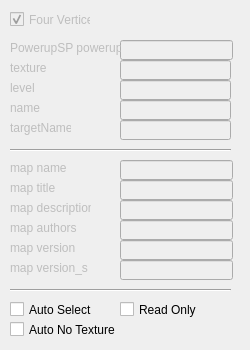
<ui version="4.0" >
 <class>PropertiesDialog</class>
 <widget class="QDialog" name="PropertiesDialog" >
  <property name="windowModality" >
   <enum>Qt::NonModal</enum>
  </property>
  <property name="geometry" >
   <rect>
    <x>0</x>
    <y>0</y>
    <width>250</width>
    <height>350</height>
   </rect>
  </property>
  <property name="cursor" >
   <cursorShape>SizeAllCursor</cursorShape>
  </property>
  <property name="windowTitle" >
   <string>Properties</string>
  </property>
  <property name="modal" >
   <bool>true</bool>
  </property>
  <widget class="QCheckBox" name="fourVertices" >
   <property name="enabled" >
    <bool>false</bool>
   </property>
   <property name="geometry" >
    <rect>
     <x>10</x>
     <y>10</y>
     <width>81</width>
     <height>19</height>
    </rect>
   </property>
   <property name="cursor" >
    <cursorShape>UpArrowCursor</cursorShape>
   </property>
   <property name="text" >
    <string>Four Vertices</string>
   </property>
   <property name="checked" >
    <bool>true</bool>
   </property>
   <property name="tristate" >
    <bool>false</bool>
   </property>
  </widget>
  <widget class="QLineEdit" name="powerups" >
   <property name="enabled" >
    <bool>false</bool>
   </property>
   <property name="geometry" >
    <rect>
     <x>120</x>
     <y>40</y>
     <width>113</width>
     <height>20</height>
    </rect>
   </property>
  </widget>
  <widget class="QLabel" name="powerupsLabel" >
   <property name="enabled" >
    <bool>false</bool>
   </property>
   <property name="geometry" >
    <rect>
     <x>10</x>
     <y>40</y>
     <width>111</width>
     <height>16</height>
    </rect>
   </property>
   <property name="cursor" >
    <cursorShape>SizeAllCursor</cursorShape>
   </property>
   <property name="text" >
    <string>PowerupSP powerups</string>
   </property>
  </widget>
  <widget class="QLineEdit" name="texture" >
   <property name="enabled" >
    <bool>false</bool>
   </property>
   <property name="geometry" >
    <rect>
     <x>120</x>
     <y>60</y>
     <width>111</width>
     <height>20</height>
    </rect>
   </property>
  </widget>
  <widget class="QLabel" name="mapnameLabel" >
   <property name="enabled" >
    <bool>false</bool>
   </property>
   <property name="geometry" >
    <rect>
     <x>10</x>
     <y>160</y>
     <width>81</width>
     <height>16</height>
    </rect>
   </property>
   <property name="cursor" >
    <cursorShape>SizeAllCursor</cursorShape>
   </property>
   <property name="text" >
    <string>map name</string>
   </property>
  </widget>
  <widget class="QLabel" name="maptitleLabel" >
   <property name="enabled" >
    <bool>false</bool>
   </property>
   <property name="geometry" >
    <rect>
     <x>10</x>
     <y>180</y>
     <width>81</width>
     <height>16</height>
    </rect>
   </property>
   <property name="cursor" >
    <cursorShape>SizeAllCursor</cursorShape>
   </property>
   <property name="text" >
    <string>map title</string>
   </property>
  </widget>
  <widget class="QLabel" name="mapdescriptionLabel" >
   <property name="enabled" >
    <bool>false</bool>
   </property>
   <property name="geometry" >
    <rect>
     <x>10</x>
     <y>200</y>
     <width>81</width>
     <height>16</height>
    </rect>
   </property>
   <property name="cursor" >
    <cursorShape>SizeAllCursor</cursorShape>
   </property>
   <property name="text" >
    <string>map description</string>
   </property>
  </widget>
  <widget class="QLabel" name="mapauthorsLabel" >
   <property name="enabled" >
    <bool>false</bool>
   </property>
   <property name="geometry" >
    <rect>
     <x>10</x>
     <y>220</y>
     <width>81</width>
     <height>16</height>
    </rect>
   </property>
   <property name="cursor" >
    <cursorShape>SizeAllCursor</cursorShape>
   </property>
   <property name="text" >
    <string>map authors</string>
   </property>
  </widget>
  <widget class="QLabel" name="mapversionsLabel" >
   <property name="enabled" >
    <bool>false</bool>
   </property>
   <property name="geometry" >
    <rect>
     <x>10</x>
     <y>260</y>
     <width>81</width>
     <height>16</height>
    </rect>
   </property>
   <property name="cursor" >
    <cursorShape>SizeAllCursor</cursorShape>
   </property>
   <property name="text" >
    <string>map version_s</string>
   </property>
  </widget>
  <widget class="QLineEdit" name="mapname" >
   <property name="enabled" >
    <bool>false</bool>
   </property>
   <property name="geometry" >
    <rect>
     <x>120</x>
     <y>160</y>
     <width>113</width>
     <height>20</height>
    </rect>
   </property>
  </widget>
  <widget class="QLineEdit" name="maptitle" >
   <property name="enabled" >
    <bool>false</bool>
   </property>
   <property name="geometry" >
    <rect>
     <x>120</x>
     <y>180</y>
     <width>113</width>
     <height>20</height>
    </rect>
   </property>
  </widget>
  <widget class="QLineEdit" name="mapdescription" >
   <property name="enabled" >
    <bool>false</bool>
   </property>
   <property name="geometry" >
    <rect>
     <x>120</x>
     <y>200</y>
     <width>113</width>
     <height>20</height>
    </rect>
   </property>
  </widget>
  <widget class="QLineEdit" name="mapauthors" >
   <property name="enabled" >
    <bool>false</bool>
   </property>
   <property name="geometry" >
    <rect>
     <x>120</x>
     <y>220</y>
     <width>113</width>
     <height>20</height>
    </rect>
   </property>
  </widget>
  <widget class="QLineEdit" name="mapversions" >
   <property name="enabled" >
    <bool>false</bool>
   </property>
   <property name="geometry" >
    <rect>
     <x>120</x>
     <y>260</y>
     <width>113</width>
     <height>20</height>
    </rect>
   </property>
  </widget>
  <widget class="Line" name="configLine" >
   <property name="geometry" >
    <rect>
     <x>10</x>
     <y>280</y>
     <width>221</width>
     <height>20</height>
    </rect>
   </property>
   <property name="orientation" >
    <enum>Qt::Horizontal</enum>
   </property>
  </widget>
  <widget class="QCheckBox" name="autoselect" >
   <property name="enabled" >
    <bool>true</bool>
   </property>
   <property name="geometry" >
    <rect>
     <x>10</x>
     <y>300</y>
     <width>131</width>
     <height>19</height>
    </rect>
   </property>
   <property name="cursor" >
    <cursorShape>UpArrowCursor</cursorShape>
   </property>
   <property name="text" >
    <string>Auto Select</string>
   </property>
   <property name="checked" >
    <bool>false</bool>
   </property>
   <property name="tristate" >
    <bool>false</bool>
   </property>
  </widget>
  <widget class="QCheckBox" name="nomodify" >
   <property name="enabled" >
    <bool>true</bool>
   </property>
   <property name="geometry" >
    <rect>
     <x>120</x>
     <y>300</y>
     <width>131</width>
     <height>19</height>
    </rect>
   </property>
   <property name="cursor" >
    <cursorShape>UpArrowCursor</cursorShape>
   </property>
   <property name="text" >
    <string>Read Only</string>
   </property>
   <property name="checked" >
    <bool>false</bool>
   </property>
   <property name="tristate" >
    <bool>false</bool>
   </property>
  </widget>
  <widget class="QCheckBox" name="autonotexture" >
   <property name="enabled" >
    <bool>true</bool>
   </property>
   <property name="geometry" >
    <rect>
     <x>10</x>
     <y>320</y>
     <width>131</width>
     <height>19</height>
    </rect>
   </property>
   <property name="cursor" >
    <cursorShape>UpArrowCursor</cursorShape>
   </property>
   <property name="text" >
    <string>Auto No Texture</string>
   </property>
   <property name="checked" >
    <bool>false</bool>
   </property>
   <property name="tristate" >
    <bool>false</bool>
   </property>
  </widget>
  <widget class="QLabel" name="textureLabel" >
   <property name="enabled" >
    <bool>false</bool>
   </property>
   <property name="geometry" >
    <rect>
     <x>10</x>
     <y>60</y>
     <width>41</width>
     <height>16</height>
    </rect>
   </property>
   <property name="cursor" >
    <cursorShape>SizeAllCursor</cursorShape>
   </property>
   <property name="text" >
    <string>texture</string>
   </property>
  </widget>
  <widget class="QLineEdit" name="level" >
   <property name="enabled" >
    <bool>false</bool>
   </property>
   <property name="geometry" >
    <rect>
     <x>120</x>
     <y>80</y>
     <width>111</width>
     <height>20</height>
    </rect>
   </property>
  </widget>
  <widget class="QLabel" name="levelLabel" >
   <property name="enabled" >
    <bool>false</bool>
   </property>
   <property name="geometry" >
    <rect>
     <x>10</x>
     <y>80</y>
     <width>41</width>
     <height>16</height>
    </rect>
   </property>
   <property name="cursor" >
    <cursorShape>SizeAllCursor</cursorShape>
   </property>
   <property name="text" >
    <string>level</string>
   </property>
  </widget>
  <widget class="QLabel" name="mapversionLabel" >
   <property name="enabled" >
    <bool>false</bool>
   </property>
   <property name="geometry" >
    <rect>
     <x>10</x>
     <y>240</y>
     <width>81</width>
     <height>16</height>
    </rect>
   </property>
   <property name="cursor" >
    <cursorShape>SizeAllCursor</cursorShape>
   </property>
   <property name="text" >
    <string>map version</string>
   </property>
  </widget>
  <widget class="QLineEdit" name="mapversion" >
   <property name="enabled" >
    <bool>false</bool>
   </property>
   <property name="geometry" >
    <rect>
     <x>120</x>
     <y>240</y>
     <width>113</width>
     <height>20</height>
    </rect>
   </property>
  </widget>
  <widget class="QLabel" name="nameLabel" >
   <property name="enabled" >
    <bool>false</bool>
   </property>
   <property name="geometry" >
    <rect>
     <x>10</x>
     <y>100</y>
     <width>41</width>
     <height>16</height>
    </rect>
   </property>
   <property name="cursor" >
    <cursorShape>SizeAllCursor</cursorShape>
   </property>
   <property name="text" >
    <string>name</string>
   </property>
  </widget>
  <widget class="QLabel" name="targetNameLabel" >
   <property name="enabled" >
    <bool>false</bool>
   </property>
   <property name="geometry" >
    <rect>
     <x>10</x>
     <y>120</y>
     <width>61</width>
     <height>16</height>
    </rect>
   </property>
   <property name="cursor" >
    <cursorShape>SizeAllCursor</cursorShape>
   </property>
   <property name="text" >
    <string>targetName</string>
   </property>
  </widget>
  <widget class="QLineEdit" name="name" >
   <property name="enabled" >
    <bool>false</bool>
   </property>
   <property name="geometry" >
    <rect>
     <x>120</x>
     <y>100</y>
     <width>111</width>
     <height>20</height>
    </rect>
   </property>
  </widget>
  <widget class="QLineEdit" name="targetName" >
   <property name="enabled" >
    <bool>false</bool>
   </property>
   <property name="geometry" >
    <rect>
     <x>120</x>
     <y>120</y>
     <width>111</width>
     <height>20</height>
    </rect>
   </property>
  </widget>
  <widget class="Line" name="configLine_2" >
   <property name="geometry" >
    <rect>
     <x>10</x>
     <y>140</y>
     <width>221</width>
     <height>20</height>
    </rect>
   </property>
   <property name="orientation" >
    <enum>Qt::Horizontal</enum>
   </property>
  </widget>
 </widget>
 <resources/>
 <connections/>
</ui>
